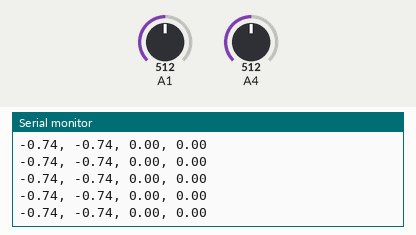
The sketch below on a simulated Arduino Uno, built with avr-gcc and run on an emulated ATmega328P. Parts: the last lines printed to the serial monitor. The inputs (shaded band) are chosen by the test bench; at power-on: A1 = 512, A4 = 512.

Above: at 1.2 s.
1.3 s: A1 set to 716
At 1.33 s:
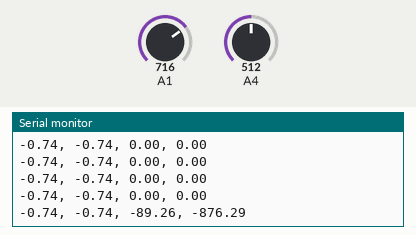
4.3 s: A4 set to 716
At 4.39 s:
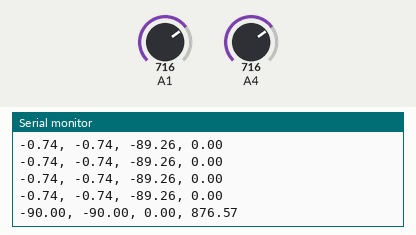
5.8 s: A1 set to 511
At 5.81 s:
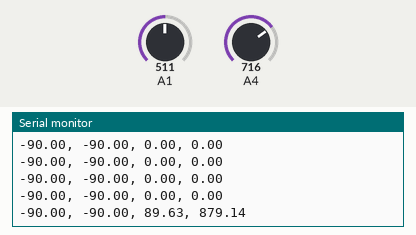
7.3 s: A4 set to 511
At 7.34 s:
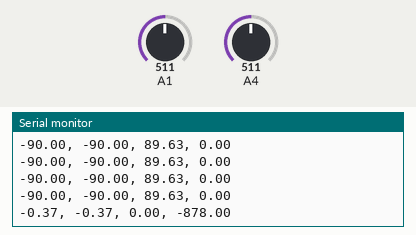
Timing chart, 0 to 10.3 s (numbered marks = the images above; inputs shaded):
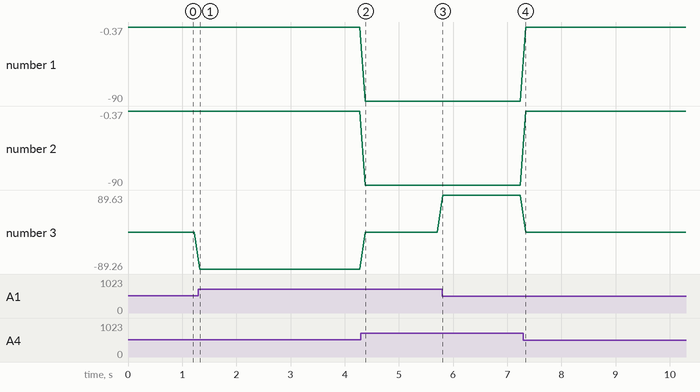

The sketch:

angularVel.ino
```cpp
const float Vcc = 5.0;
const float Vmid = Vcc / 2.0;

// ---- calibration table ----
const int NUM_POINTS = 19;
const int adcTable[NUM_POINTS] = {
    662, 660, 654, 642, 628, 610, 589, 563, 537,
    510,
    485, 455, 433, 408, 390, 374, 363, 357, 355};
const int angleTable[NUM_POINTS] = {
    -90, -80, -70, -60, -50, -40, -30, -20, -10,
    0,
    10, 20, 30, 40, 50, 60, 70, 80, 90};

float adcToAngle(int adc)
{
    if (adc >= adcTable[0])
        return angleTable[0];
    if (adc <= adcTable[NUM_POINTS - 1])
        return angleTable[NUM_POINTS - 1];
    for (int i = 0; i < NUM_POINTS - 1; i++)
    {
        int adcHigh = adcTable[i];
        int adcLow = adcTable[i + 1];
        if (adcHigh >= adc && adc >= adcLow)
        {
            float t = (float)(adc - adcLow) / (float)(adcHigh - adcLow);
            float angHigh = angleTable[i];
            float angLow = angleTable[i + 1];
            return angLow + t * (angHigh - angLow);
        }
    }
    return 0.0;
}

// --- new variables for angular velocity ---
float lastAngleDiff = 0.0;
unsigned long lastMicros = 0;

void setup()
{
    Serial.begin(9600);
    lastMicros = micros();
}

void loop()
{
    // read both sensors as before
    int rawX1 = analogRead(A4);
    int rawX2 = analogRead(A1);

    float angle1 = adcToAngle(rawX1);
    float angle2 = adcToAngle(rawX2);
    float angleDiff = angle2 - angle1;

    // --- compute time difference ---
    unsigned long nowMicros = micros();
    float dt = (nowMicros - lastMicros) / 1e6; // seconds
    if (dt <= 0)
        dt = 1e-3;

    // --- derivative (deg/s) ---
    float angularVel = (angleDiff - lastAngleDiff) / dt;

    // update stored values
    lastAngleDiff = angleDiff;
    lastMicros = nowMicros;

    // // --- print results ---
    // Serial.print("Angle1: "); Serial.print(angle1, 2);
    // Serial.print(", Angle2: "); Serial.print(angle1, 2);
    // Serial.print(", Diff: "); Serial.print(angleDiff, 2);
    // Serial.print(", dDiff/dt (deg/s): "); Serial.println(angularVel, 2);
    Serial.print(angle1, 2);
    Serial.print(", ");
    Serial.print(angle1, 2);
    Serial.print(", ");
    Serial.print(angleDiff, 2);
    Serial.print(", ");
    Serial.println(angularVel, 2);

    delay(100);
}
```

Measured:
- after the input at 1.3 s, the serial monitor: prints a new line at once (image 1)
- after the input at 4.3 s, the serial monitor: prints a new line after 0.08 s (image 2)
- after the input at 5.8 s, the serial monitor: prints a new line at once (image 3)
- after the input at 7.3 s, the serial monitor: prints a new line at once (image 4)
- plotted number 1: -0.74 → -90 after the input at 4.3 s, -90 → -0.37 after the input at 7.3 s
- plotted number 2: -0.74 → -90 after the input at 4.3 s, -90 → -0.37 after the input at 7.3 s
- plotted number 3: 0 → -89.26 after the input at 1.3 s, 0 → 89.63 after the input at 5.8 s
